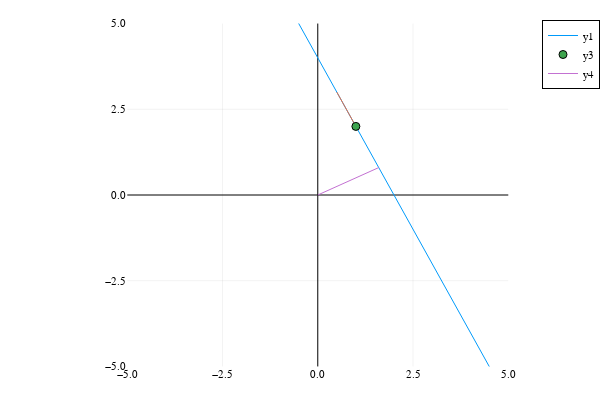

Source (notebook cell):
### Code cell
d = getblades((no ⨼ l) / l)

α = 1/v.e1
β = -(α * p.e1 - p.e2)
f(x) = x*α + β
plot(f, framestyle=:zerolines,)
quiver!([p.e1],[p.e2], quiver=([v.e1],[v.e2]), aspect_ratio=1, xlims=(-5,5),ylims=(-5,5))
scatter!([p.e1],[p.e2])
plot!([0,d.e1],[0,d.e2])

### Figure 1 — Plotly figure (JSON) as saved in the notebook; plotly's stock layout.template omitted (floating-point values rounded to 4 significant figures)
{"data": [{"colorbar": {"len": 0.9525, "title": {"text": ""}, "x": 0.8471, "y": 0.5139}, "legendgroup": "y1", "line": {"color": "rgba(0, 154, 250, 1.000)", "dash": "solid", "shape": "linear", "width": 1}, "mode": "lines", "name": "y1", "showlegend": true, "type": "scatter", "x": [-5, -4.935, -4.333, -3.971, -3.665, -3.333, -3.027, -2.698, -2.318, -1.98, -1.683, -1.36, -1.035, -0.6751, -0.333, 0.02273, 0.3222, 0.6877, 1.023, 1.332, 1.645, 1.996, 2.315, 2.679, 3.016, 3.349, 3.672, 4.003, 4.365, 4.892, 5], "xaxis": "x", "y": [14, 13.87, 12.67, 11.94, 11.33, 10.67, 10.05, 9.397, 8.636, 7.959, 7.366, 6.72, 6.069, 5.35, 4.666, 3.955, 3.356, 2.625, 1.955, 1.336, 0.7095, 0.007293, -0.6291, -1.358, -2.032, -2.697, -3.343, -4.005, -4.73, -5.784, -6], "yaxis": "y", "zmax": null, "zmin": null}, {"colorbar": {"len": 0.9525, "title": {"text": ""}, "x": 0.8471, "y": 0.5139}, "legendgroup": "", "line": {"color": "rgba(227, 111, 71, 1.000)", "dash": "solid", "shape": "linear", "width": 1}, "mode": "lines", "name": "", "showlegend": false, "type": "scatter", "x": [1, 0.5], "xaxis": "x", "y": [2, 3], "yaxis": "y", "zmax": null, "zmin": null}, {"colorbar": {"len": 0.9525, "title": {"text": ""}, "x": 0.8471, "y": 0.5139}, "legendgroup": "y3", "marker": {"color": "rgba(62, 164, 78, 1.000)", "line": {"color": "rgba(0, 0, 0, 1)", "width": 1}, "size": 8, "symbol": "circle"}, "mode": "markers", "name": "y3", "showlegend": true, "type": "scatter", "x": [1], "xaxis": "x", "y": [2], "yaxis": "y", "zmax": null, "zmin": null}, {"colorbar": {"len": 0.9525, "title": {"text": ""}, "x": 0.8471, "y": 0.5139}, "legendgroup": "y4", "line": {"color": "rgba(195, 113, 210, 1.000)", "dash": "solid", "shape": "linear", "width": 1}, "mode": "lines", "name": "y4", "showlegend": true, "type": "scatter", "x": [0, 1.6], "xaxis": "x", "y": [0, 0.8], "yaxis": "y", "zmax": null, "zmin": null}], "layout": {"annotations": [], "height": 400, "legend": {"bgcolor": "rgba(255, 255, 255, 1.000)", "bordercolor": "rgba(0, 0, 0, 1)", "borderwidth": 1, "font": {"color": "rgba(0, 0, 0, 1)", "family": "sans-serif", "size": 11}, "title": {"font": {"color": "rgba(0, 0, 0, 1)", "family": "sans-serif", "size": 15}, "text": ""}, "tracegroupgap": 0, "traceorder": "normal", "x": 1, "xanchor": "auto", "y": 1, "yanchor": "auto"}, "margin": {"b": 20, "l": 0, "r": 0, "t": 20}, "paper_bgcolor": "rgba(255, 255, 255, 1.000)", "plot_bgcolor": "rgba(255, 255, 255, 1.000)", "showlegend": true, "width": 600, "xaxis": {"anchor": "y", "domain": [0.2121, 0.8471], "gridcolor": "rgba(0, 0, 0, 0.1)", "gridwidth": 0.5, "linecolor": "rgba(0, 0, 0, 1)", "mirror": false, "range": [-5, 5], "showgrid": true, "showline": false, "showticklabels": true, "tickangle": 0, "tickcolor": "rgba(0, 0, 0, 0)", "tickfont": {"color": "rgba(0, 0, 0, 1)", "family": "sans-serif", "size": 11}, "tickmode": "array", "ticks": "inside", "ticktext": ["−5.0", "−2.5", "0.0", "2.5", "5.0"], "tickvals": [-5, -2.5, 0, 2.5, 5], "title": {"font": {"color": "rgba(0, 0, 0, 1)", "family": "sans-serif", "size": 15}, "text": ""}, "type": "linear", "visible": true, "zeroline": true, "zerolinecolor": "rgba(0, 0, 0, 1)"}, "yaxis": {"anchor": "x", "domain": [0.03762, 0.9902], "gridcolor": "rgba(0, 0, 0, 0.1)", "gridwidth": 0.5, "linecolor": "rgba(0, 0, 0, 1)", "mirror": false, "range": [-5, 5], "showgrid": true, "showline": false, "showticklabels": true, "tickangle": 0, "tickcolor": "rgba(0, 0, 0, 0)", "tickfont": {"color": "rgba(0, 0, 0, 1)", "family": "sans-serif", "size": 11}, "tickmode": "array", "ticks": "inside", "ticktext": ["−5.0", "−2.5", "0.0", "2.5", "5.0"], "tickvals": [-5, -2.5, 0, 2.5, 5], "title": {"font": {"color": "rgba(0, 0, 0, 1)", "family": "sans-serif", "size": 15}, "text": ""}, "type": "linear", "visible": true, "zeroline": true, "zerolinecolor": "rgba(0, 0, 0, 1)"}}}
